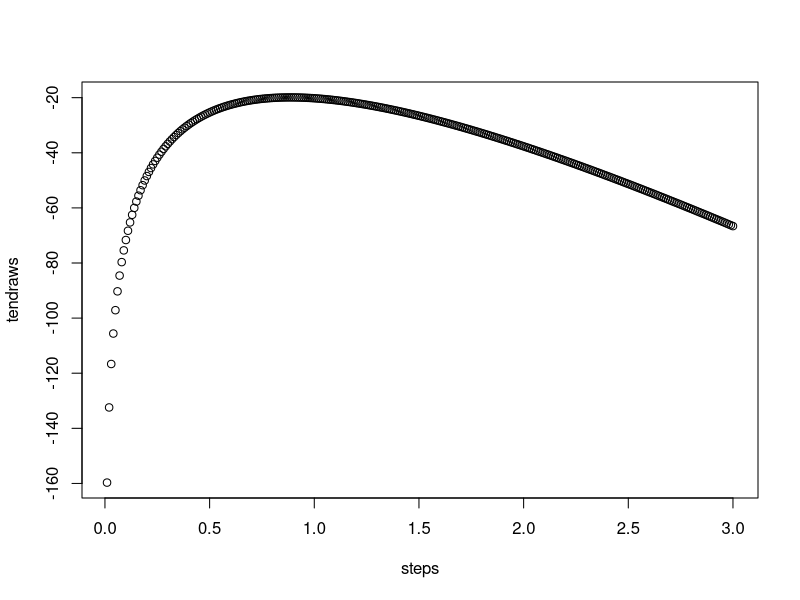
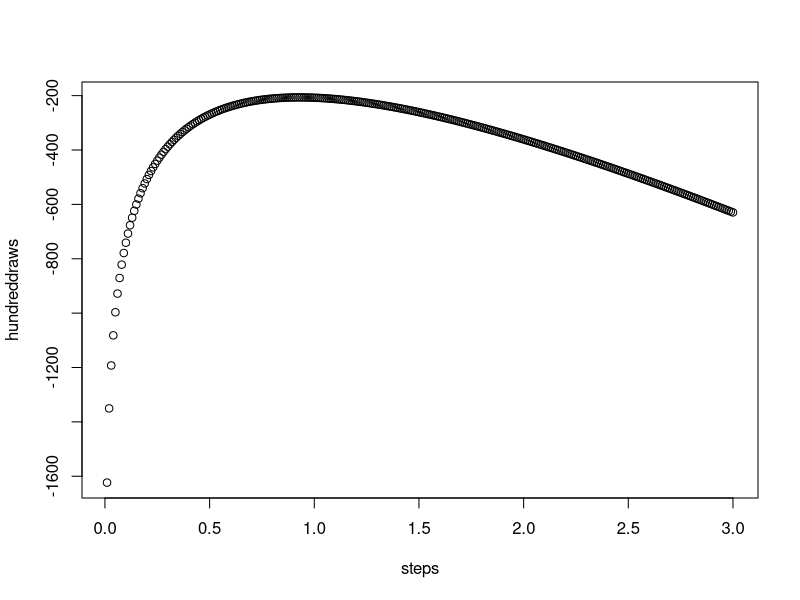
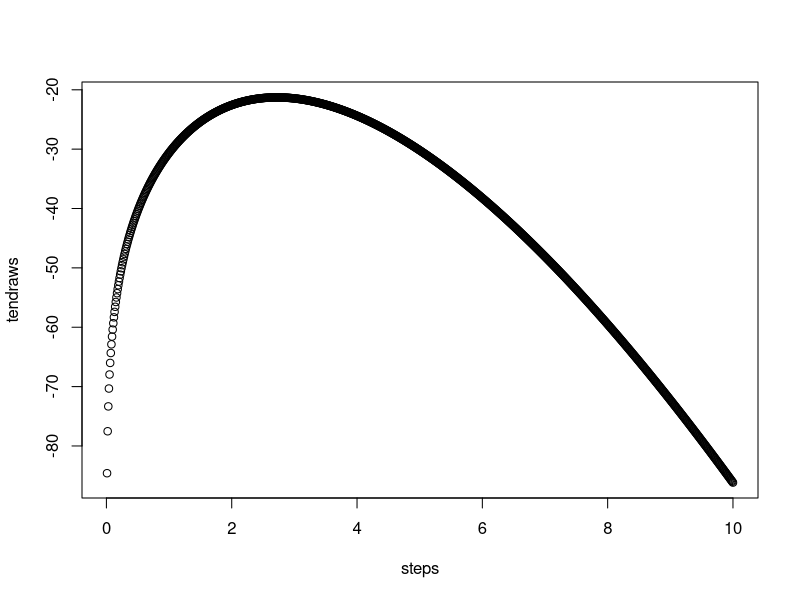
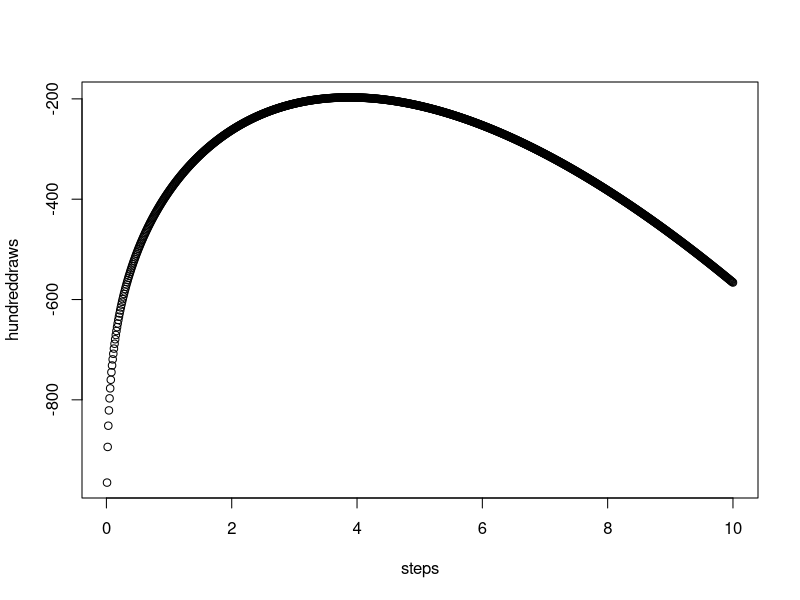

Here is the R script that generated these plots, in order:
## ---- chunk 1
knitr::opts_chunk$set(echo = TRUE)
## ---- chunk 2
llgamma <- function(x, alpha, beta) {
  return(length(x) * (alpha * log(beta) - lgamma(alpha)) + (alpha -1) * sum(log(x)) - beta * sum(x))
}
## ---- chunk 3
x1 <- rgamma(n = 10, shape = 4, scale = 1)
x2 <- rgamma(n = 100, shape = 4, scale = 1)

tendraws <- c()
hundreddraws <- c()
steps <- c()

i = 0.01
while(i <= 3) {
  tendraws <- c(tendraws, llgamma(x1, alpha = 4, beta = i))
  hundreddraws <- c(hundreddraws, llgamma(x2, alpha = 4, beta = i))
  steps <- c(steps, i)
  i <- i + 0.01
}

## ---- chunk 4
# plot for ten draws
plot(steps, tendraws)
## ---- chunk 5
# plot for hundred draws
plot(steps, hundreddraws)
## ---- chunk 6
# Undersöker och returnerar vilket betavärde som loglikelyhoodfunktionen får sitt maxvärde på
findMaxIndex <- function(vect) {
  i <- NULL
  currentMax <- -Inf
  x <- 1
  while (x < length(vect)) {
    if (vect[x] > currentMax) {
      currentMax <- vect[x]
      i <- x
    }
    x <- x + 1
  }
  return(i/100)
}

findMaxIndex(tendraws)
findMaxIndex(hundreddraws)
## ---- chunk 7
x1 <- rgamma(n = 10, shape = 4, scale = 1)
x2 <- rgamma(n = 100, shape = 4, scale = 1)

tendraws <- c()
hundreddraws <- c()
steps <- c()

i = 0.01
while(i <= 10) {
  tendraws <- c(tendraws, llgamma(x1, alpha = i, beta = 1))
  hundreddraws <- c(hundreddraws, llgamma(x2, alpha = i, beta = 1))
  steps <- c(steps, i)
  i <- i + 0.01
}

## ---- chunk 8
# plot for ten draws
plot(steps, tendraws)
## ---- chunk 9
# plot for hundred draws
plot(steps, hundreddraws)
## ---- chunk 10
# Undersöker och returnerar vilket alphavärde som loglikelyhoodfunktionen får sitt maxvärde på
findMaxIndex <- function(vect) {
  i <- NULL
  currentMax <- -999999
  x <- 1
  while (x < length(vect)) {
    if (vect[x] > currentMax) {
      currentMax <- vect[x]
      i <- x
    }
    x <- x + 1
  }
  return(i/100)
}

findMaxIndex(tendraws)
findMaxIndex(hundreddraws)
## ---- chunk 11
llnormal <- function(x, mu, sigma2) {
  
}

## ---- chunk 12
gamma_beta_mle <- function(x, alpha) {
  return(length(x)*alpha*1/sum(x))
}
x1 <- rgamma(n = 10, shape = 4, scale = 1)
x2 <- rgamma(n = 100, shape = 4, scale = 1)
gamma_beta_mle(x1, 2)
gamma_beta_mle(x2, 2)
